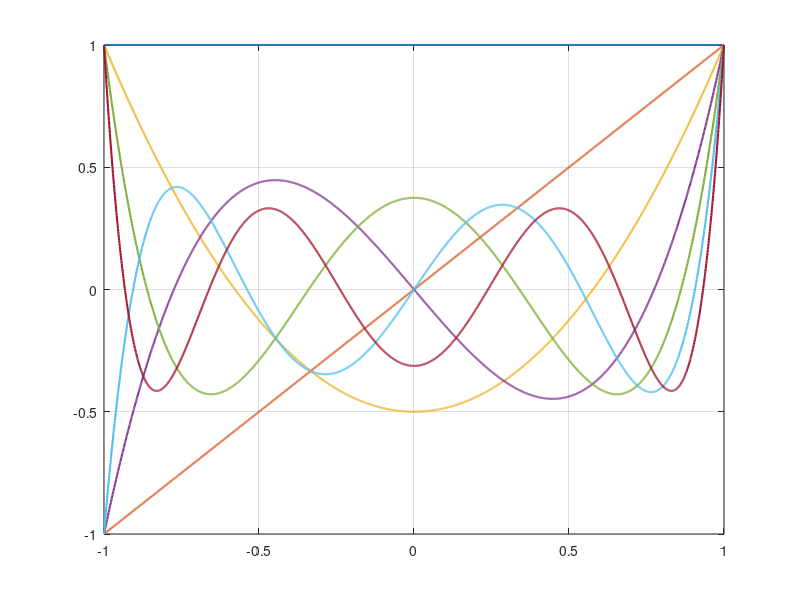

The MATLAB script that drew this image: (Note: this script raises an error after producing the figure.)
clc,clear,close all

x = -1:0.001:1;
P0 = ones(size(x));
P1 = @(x) x;
P2 = @(x) (3*x.^2-1)/2;
P3 = @(x) (5*x.^3-3*x)/2;
P4 = @(x) (35*x.^4-30*x.^2+3)/8;
P5 = @(x) (63*x.^5-70*x.^3+15*x)/8;
P6 = @(x) (231*x.^6-315*x.^4+105*x.^2-5)/16;

figure
hold(gca,"on")
box(gca,"on")
grid(gca,"on")
plot(x,P0,"LineWidth",1.5,"DisplayName","$P_0$")
plot(x,P1(x),"LineWidth",1.5,"DisplayName","$P_1$")
plot(x,P2(x),"LineWidth",1.5,"DisplayName","$P_2$")
plot(x,P3(x),"LineWidth",1.5,"DisplayName","$P_3$")
plot(x,P4(x),"LineWidth",1.5,"DisplayName","$P_4$")
plot(x,P5(x),"LineWidth",1.5,"DisplayName","$P_5$")
plot(x,P6(x),"LineWidth",1.5,"DisplayName","$P_6$")
yline(0,"LineWidth",1.5,"LineStyle","--","Color","k","HandleVisibility","off")
legend("Interpreter","latex","Location","northoutside","Orientation","horizontal")



